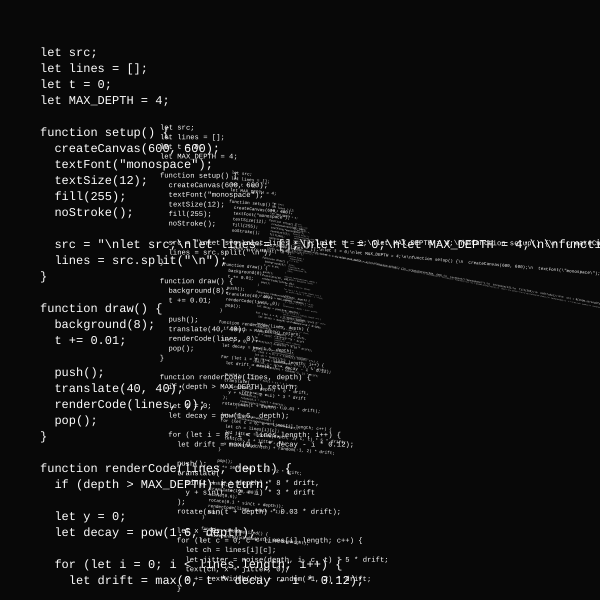
Frame 1 (no input)
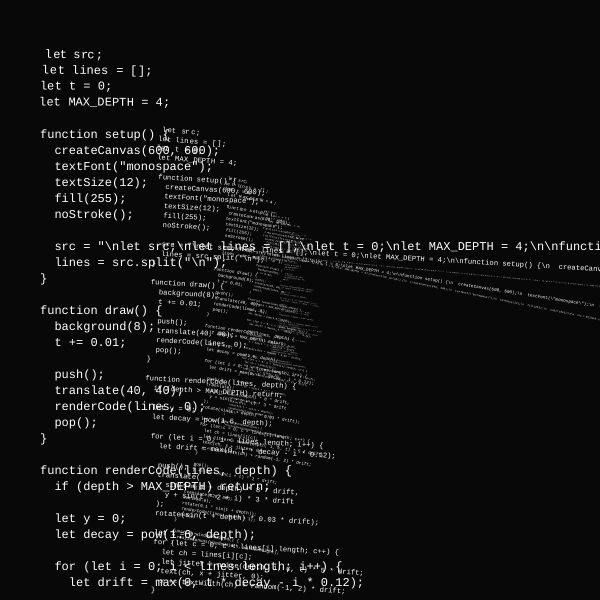
Frame 60 (no input)
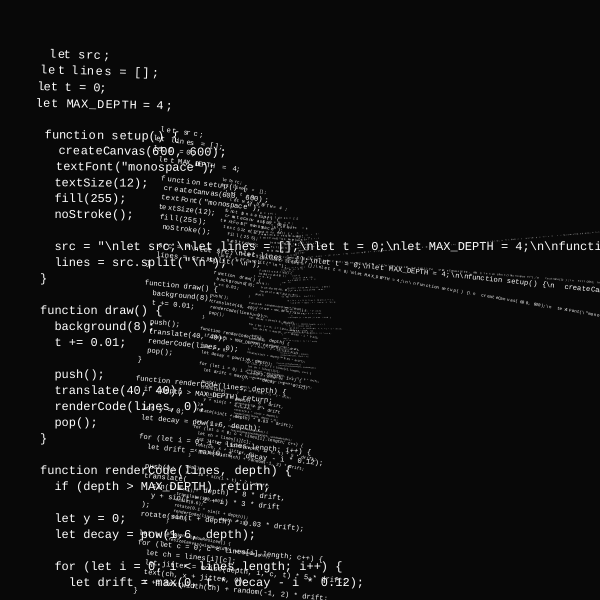
Frame 120 (the mouse pressed at the canvas centre since frame 60)

The p5.js sketch that drew these frames (run headless with seeded random() and noise() and a simulated clock; from frame 60 on, the mouse is pressed at the canvas centre):

// p5.js sketch
// ── sketch.js
let src;
let lines = [];
let t = 0;
let MAX_DEPTH = 4;

function setup() {
  createCanvas(600, 600);
  textFont("monospace");
  textSize(12);
  fill(255);
  noStroke();

  src = `
let src;
let lines = [];
let t = 0;
let MAX_DEPTH = 4;

function setup() {
  createCanvas(600, 600);
  textFont("monospace");
  textSize(12);
  fill(255);
  noStroke();

  src = \${JSON.stringify(src)};
  lines = src.split("\\n");
}

function draw() {
  background(8);
  t += 0.01;

  push();
  translate(40, 40);
  renderCode(lines, 0);
  pop();
}

function renderCode(lines, depth) {
  if (depth > MAX_DEPTH) return;

  let y = 0;
  let decay = pow(1.6, depth);

  for (let i = 0; i < lines.length; i++) {
    let drift = max(0, t * decay - i * 0.12);

    push();
    translate(
      sin(t + i + depth) * 8 * drift,
      y + sin(t * 2 + i) * 3 * drift
    );
    rotate(sin(t + depth) * 0.03 * drift);

    let x = 0;
    for (let c = 0; c < lines[i].length; c++) {
      let ch = lines[i][c];
      let jitter = noise(depth, i, c, t) * 5 * drift;
      text(ch, x + jitter, 0);
      x += textWidth(ch) + random(-1, 2) * drift;
    }

    pop();
    y += 16 + sin(i + t) * 2 * drift;
  }

  push();
  translate(120, 80);
  scale(0.6);
  rotate(0.1 * sin(t + depth));
  renderCode(lines, depth + 1);
  pop();
}

function windowResized() {
  resizeCanvas(windowWidth, windowHeight);
}
`;

  src = src.replace("${JSON.stringify(src)}", JSON.stringify(src));
  lines = src.split("\n");
}

function draw() {
  background(8);
  t += 0.01;

  push();
  translate(40, 40);
  renderCode(lines, 0);
  pop();
}

function renderCode(lines, depth) {
  if (depth > MAX_DEPTH) return;

  let y = 0;
  let decay = pow(1.6, depth);

  for (let i = 0; i < lines.length; i++) {
    let drift = max(0, t * decay - i * 0.12);

    push();
    translate(
      sin(t + i + depth) * 8 * drift,
      y + sin(t * 2 + i) * 3 * drift
    );
    rotate(sin(t + depth) * 0.03 * drift);

    let x = 0;
    for (let c = 0; c < lines[i].length; c++) {
      let ch = lines[i][c];
      let jitter = noise(depth, i, c, t) * 5 * drift;
      text(ch, x + jitter, 0);
      x += textWidth(ch) + random(-1, 2) * drift;
    }

    pop();
    y += 16 + sin(i + t) * 2 * drift;
  }

  push();
  translate(120, 80);
  scale(0.6);
  rotate(0.1 * sin(t + depth));
  renderCode(lines, depth + 1);
  pop();
}

function windowResized() {
  resizeCanvas(windowWidth, windowHeight);
}

// ── style.css
.sketch-11-2026 {
    margin: 0;
    padding: 0;
    background-color: black;
    animation: fade-in;
    display: flex;
    justify-content: center;
    align-items: center;
    height: 100vh;
}

@keyframes fade-in {
    from {
        opacity: 0;
    }
    to {
        opacity: 1;
    }
}
